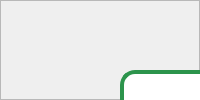
               <widget class="QWidget" name="page_2">
                <property name="styleSheet">
                 <string notr="true"/>
                </property>
                <layout class="QVBoxLayout" name="verticalLayout_5">
                 <property name="spacing">
                  <number>0</number>
                 </property>
                 <property name="leftMargin">
                  <number>0</number>
                 </property>
                 <property name="topMargin">
                  <number>0</number>
                 </property>
                 <property name="rightMargin">
                  <number>0</number>
                 </property>
                 <property name="bottomMargin">
                  <number>0</number>
                 </property>
                 <item>
                  <widget class="QFrame" name="frame_7">
                   <property name="styleSheet">
                    <string notr="true"> QLineEdit, QTextEdit, QPlainTextEdit, QSpinBox, QDoubleSpinBox, QDateEdit, QTimeEdit, QComboBox {
   border: 1px solid #2c944c; 
   border-radius: 5px;       
  padding: 2px 5px;        
  background-color: #FFFFFF;
 color: #000000;         
  selection-background-color: #8C8C8C; 
  selection-color: white;  
}
 QLineEdit:focus , QTextEdit:focus,
      QPlainTextEdit:focus, QSpinBox:focus,
      QDoubleSpinBox:focus, QDateEdit:focus,
      QTimeEdit:focus, QComboBox:focus{
 border: 2px solid #8C8C8C; 
 }
 
 QDateEdit, QTimeEdit, QSpinBox,
  QDoubleSpinBox {
   padding-right: 20px;
  } 

QDateEdit::up-button, QTimeEdit::up-button, QSpinBox::up-button,
QDoubleSpinBox::up-button,
QDateEdit::down-button, QTimeEdit::down-button, QSpinBox::down-button,
QDoubleSpinBox::down-button {
subcontrol-origin: padding;
 subcontrol-position: top right;
 width: 20px;
 border-left: 1px solid #A9A9A9;
 }
QDateEdit::down-button, QTimeEdit::down-button, QSpinBox::down-button,
QDoubleSpinBox::down-button {
subcontrol-position: bottom right; 
 }
 QDateEdit::up-button:hover, QTimeEdit::up-button:hover,
 QSpinBox::up-button:hover, QDoubleSpinBox::up-button:hover,
 QDateEdit::down-button:hover, QTimeEdit::down-button:hover,
 QSpinBox::down-button:hover, QDoubleSpinBox::down-button:hover {
  background-color: #E0E0E0;                                             █
   44 }

QDateEdit::up-arrow, QTimeEdit::up-arrow, QSpinBox::up-arrow, QDoubleSpinBox::up-arrow {
image:url(:/img/Imagenes Proyecto/flechaArriba.png);
  width: 10px;
 height: 10px;
 }
QDateEdit::down-arrow, QTimeEdit::down-arrow, QSpinBox::down-arrow, QDoubleSpinBox::down-arrow {
image:url(:/img/Imagenes Proyecto/flechaAbajo.png);
  width: 10px;
 height: 10px;
}
 QComboBox {
 padding-right: 20px; 
 }
 
QComboBox::drop-down {
subcontrol-origin: padding;
subcontrol-position: top right;                                                                                                          ▄
 width: 20px;
 border-left: 1px solid #8CABBD;                                                                                                          █
border-top-right-radius: 5px;
 border-bottom-right-radius: 5px;
}
QComboBox::drop-down:hover {
 background-color: #E0E0E0;
 }
QComboBox::down-arrow {
image:url(:/img/Imagenes Proyecto/flechaAbajo.png);
  width: 10px;
 height: 10px;
}
QComboBox QAbstractItemView {
border: 1px solid #A9A9A9;
background-color: white;
 color: #000000;   
  selection-background-color: #00CC99;
}</string>
                   </property>
                   <property name="frameShape">
                    <enum>QFrame::Shape::StyledPanel</enum>
                   </property>
                   <property name="frameShadow">
                    <enum>QFrame::Shadow::Raised</enum>
                   </property>
                   <widget class="QWidget" name="widgetFormulario" native="true">
                    <property name="enabled">
                     <bool>true</bool>
                    </property>
                    <property name="geometry">
                     <rect>
                      <x>120</x>
                      <y>70</y>
                      <width>451</width>
                      <height>551</height>
                     </rect>
                    </property>
                    <property name="styleSheet">
                     <string notr="true">
QWidget#widgetFormulario { 
 
    background-color: white; 
    border: 4px solid #2c944c; 
    border-radius: 15px; 

    padding: 0px; 
}</string>
                    </property>
                    <widget class="QWidget" name="formLayoutWidget">
                     <property name="geometry">
                      <rect>
                       <x>30</x>
                       <y>50</y>
                       <width>391</width>
                       <height>231</height>
                      </rect>
                     </property>
                     <layout class="QFormLayout" name="formLayout_3">
                      <property name="sizeConstraint">
                       <enum>QLayout::SizeConstraint::SetNoConstraint</enum>
                      </property>
                      <item row="0" column="0">
                       <widget class="QLabel" name="nombreLabel">
                        <property name="font">
                         <font>
                          <pointsize>10</pointsize>
                         </font>
                        </property>
                        <property name="styleSheet">
                         <string notr="true">QLabel {
    color: black;

    background-color: white;
    padding: 2px;
}
</string>
                        </property>
                        <property name="text">
                         <string>Nombre</string>
                        </property>
                       </widget>
                      </item>
                      <item row="0" column="1">
                       <widget class="QLineEdit" name="lineEdit_nombrePaciente">
                        <property name="font">
                         <font>
                          <pointsize>10</pointsize>
                         </font>
                        </property>
                        <property name="styleSheet">
                         <string notr="true"/>
                        </property>
                       </widget>
                      </item>
                      <item row="1" column="0">
                       <widget class="QLabel" name="fechaLabel">
                        <property name="font">
                         <font>
                          <pointsize>10</pointsize>
                         </font>
                        </property>
                        <property name="styleSheet">
                         <string notr="true">QLabel {
    /* Define el color del texto */
    color: black;
    
    /* Define el color de fondo como blanco */
    background-color: white;
    
    /* Opcional: Esto asegura que el fondo blanco se aplique completamente */
    padding: 2px;
}</string>
                        </property>
                        <property name="text">
                         <string>Fecha de nacimiento</string>
                        </property>
                       </widget>
                      </item>
                      <item row="1" column="1">
                       <widget class="QDateEdit" name="dateEdit_fechaNacimiento">
                        <property name="font">
                         <font>
                          <pointsize>10</pointsize>
                         </font>
                        </property>
                        <property name="styleSheet">
                         <string notr="true">color: rgb(0, 0, 0);


    </string>
                        </property>
                       </widget>
                      </item>
                      <item row="2" column="0">
                       <widget class="QLabel" name="cedulaLabel">
                        <property name="font">
                         <font>
                          <pointsize>10</pointsize>
                         </font>
                        </property>
                        <property name="styleSheet">
                         <string notr="true">QLabel {
    /* Define el color del texto */
    color: black;
    
    /* Define el color de fondo como blanco */
    background-color: white;
    
    /* Opcional: Esto asegura que el fondo blanco se aplique completamente */
    padding: 2px;
}</string>
                        </property>
                        <property name="text">
                         <string>Cedula</string>
                        </property>
                       </widget>
                      </item>
                      <item row="2" column="1">
                       <widget class="QLineEdit" name="lineEdit_cedula">
                        <property name="font">
                         <font>
                          <pointsize>10</pointsize>
                         </font>
                        </property>
                        <property name="styleSheet">
                         <string notr="true"/>
                        </property>
                       </widget>
                      </item>
                      <item row="3" column="0">
                       <widget class="QLabel" name="sexoLabel">
                        <property name="font">
                         <font>
                          <pointsize>10</pointsize>
                         </font>
                        </property>
                        <property name="styleSheet">
                         <string notr="true">QLabel {

    color: black;
    
    background-color: white;
    
    padding: 2px;
}</string>
                        </property>
                        <property name="text">
                         <string>Sexo</string>
                        </property>
                       </widget>
                      </item>
                      <item row="3" column="1">
                       <widget class="QComboBox" name="comboBox_sexo">
                        <property name="font">
                         <font>
                          <pointsize>10</pointsize>
                         </font>
                        </property>
                        <property name="styleSheet">
                         <string notr="true">color: rgb(0, 0, 0);</string>
                        </property>
                        <item>
                         <property name="text">
                          <string>Seleccionar:</string>
                         </property>
                        </item>
                        <item>
                         <property name="text">
                          <string>Masculino</string>
                         </property>
                        </item>
                        <item>
                         <property name="text">
                          <string>Femenino</string>
                         </property>
                        </item>
                       </widget>
                      </item>
                      <item row="4" column="0">
                       <widget class="QLabel" name="numDeTelefonoLabel">
                        <property name="font">
                         <font>
                          <pointsize>10</pointsize>
                         </font>
                        </property>
                        <property name="styleSheet">
                         <string notr="true">QLabel {
    /* Define el color del texto */
    color: black;
    
    /* Define el color de fondo como blanco */
    background-color: white;
    
    /* Opcional: Esto asegura que el fondo blanco se aplique completamente */
    padding: 2px;
}</string>
                        </property>
                        <property name="text">
                         <string>Num. de telefono</string>
                        </property>
                       </widget>
                      </item>
                      <item row="4" column="1">
                       <widget class="QLineEdit" name="lineEdit_telefono">
                        <property name="font">
                         <font>
                          <pointsize>10</pointsize>
                         </font>
                        </property>
                        <property name="styleSheet">
                         <string notr="true"/>
                        </property>
                       </widget>
                      </item>
                      <item row="5" column="0">
                       <widget class="QLabel" name="direccionLabel">
                        <property name="font">
                         <font>
                          <pointsize>10</pointsize>
                         </font>
                        </property>
                        <property name="styleSheet">
                         <string notr="true">QLabel {
    color: black;
    background-color: white;
    padding: 2px;
}</string>
                        </property>
                        <property name="text">
                         <string>Direccion</string>
                        </property>
                       </widget>
                      </item>
                      <item row="5" column="1">
                       <widget class="QLineEdit" name="lineEdit_direccion">
                        <property name="font">
                         <font>
                          <pointsize>10</pointsize>
                         </font>
                        </property>
                        <property name="styleSheet">
                         <string notr="true"/>
                        </property>
                       </widget>
                      </item>
                      <item row="6" column="0">
                       <widget class="QLabel" name="correoElectronicoLabel">
                        <property name="font">
                         <font>
                          <pointsize>10</pointsize>
                         </font>
                        </property>
                        <property name="styleSheet">
                         <string notr="true">QLabel {
    /* Define el color del texto */
    color: black;
    
    /* Define el color de fondo como blanco */
    background-color: white;
    
    /* Opcional: Esto asegura que el fondo blanco se aplique completamente */
    padding: 2px;
}</string>
                        </property>
                        <property name="text">
                         <string>Correo electronico</string>
                        </property>
                       </widget>
                      </item>
                      <item row="6" column="1">
                       <widget class="QLineEdit" name="lineEdit_correo">
                        <property name="font">
                         <font>
                          <pointsize>10</pointsize>
                         </font>
                        </property>
                        <property name="styleSheet">
                         <string notr="true"/>
                        </property>
                       </widget>
                      </item>
                     </layout>
                    </widget>
                    <widget class="QWidget" name="formLayoutWidget_2">
                     <property name="geometry">
                      <rect>
                       <x>30</x>
                       <y>320</y>
                       <width>391</width>
                       <height>171</height>
                      </rect>
                     </property>
                     <layout class="QFormLayout" name="formLayout">
                      <property name="sizeConstraint">
                       <enum>QLayout::SizeConstraint::SetDefaultConstraint</enum>
                      </property>
                      <item row="0" column="0">
                       <widget class="QLabel" name="fechaDeConsultaLabel">
                        <property name="font">
                         <font>
                          <pointsize>10</pointsize>
                         </font>
                        </property>
                        <property name="styleSheet">
                         <string notr="true">QLabel {
    /* Define el color del texto */
    color: black;
    
    /* Define el color de fondo como blanco */
    background-color: white;
    
    /* Opcional: Esto asegura que el fondo blanco se aplique completamente */
    padding: 2px;
}</string>
                        </property>
                        <property name="text">
                         <string>Fecha de consulta:</string>
                        </property>
                       </widget>
                      </item>
                      <item row="0" column="1">
                       <widget class="QDateEdit" name="dateEdit_fechaConsulta">
                        <property name="font">
                         <font>
                          <pointsize>10</pointsize>
                         </font>
                        </property>
                        <property name="styleSheet">
                         <string notr="true">	color: rgb(0, 0, 0);
</string>
                        </property>
                       </widget>
                      </item>
                      <item row="1" column="0">
                       <widget class="QLabel" name="horaLabel">
                        <property name="font">
                         <font>
                          <pointsize>10</pointsize>
                         </font>
                        </property>
                        <property name="styleSheet">
                         <string notr="true">QLabel {

    color: black;

    background-color: white;

    padding: 2px;
}</string>
                        </property>
                        <property name="text">
                         <string>Hora</string>
                        </property>
                       </widget>
                      </item>
                      <item row="1" column="1">
                       <widget class="QTimeEdit" name="timeEdit_hora">
                        <property name="font">
                         <font>
                          <pointsize>10</pointsize>
                         </font>
                        </property>
                        <property name="styleSheet">
                         <string notr="true">color: rgb(0, 0, 0);</string>
                        </property>
                       </widget>
                      </item>
                      <item row="2" column="0">
                       <widget class="QLabel" name="especialidadLabel">
                        <property name="font">
                         <font>
                          <pointsize>10</pointsize>
                         </font>
                        </property>
                        <property name="styleSheet">
                         <string notr="true">QLabel {

    color: black;

    background-color: white;
 
    padding: 2px;
}</string>
                        </property>
                        <property name="text">
                         <string>Especialidad</string>
                        </property>
                       </widget>
                      </item>
                      <item row="2" column="1">
                       <widget class="QComboBox" name="comboBox_especialidad">
                        <property name="font">
                         <font>
                          <pointsize>10</pointsize>
                         </font>
                        </property>
                        <property name="styleSheet">
                         <string notr="true">color: rgb(0, 0, 0);</string>
                        </property>
                        <item>
                         <property name="text">
                          <string>Especialidad:</string>
                         </property>
                        </item>
                        <item>
                         <property name="text">
                          <string>Traumatologia</string>
                         </property>
                        </item>
                        <item>
                         <property name="text">
                          <string>Pediatria</string>
                         </property>
                        </item>
                        <item>
                         <property name="text">
                          <string>Cardiologia</string>
                         </property>
                        </item>
                        <item>
                         <property name="text">
                          <string>Odontologia</string>
                         </property>
                        </item>
                       </widget>
                      </item>
                      <item row="3" column="0">
                       <widget class="QLabel" name="especialistaLabel">
                        <property name="font">
                         <font>
                          <pointsize>10</pointsize>
                         </font>
                        </property>
                        <property name="styleSheet">
                         <string notr="true">QLabel {
    /* Define el color del texto */
    color: black;
    
    /* Define el color de fondo como blanco */
    background-color: white;
    
    /* Opcional: Esto asegura que el fondo blanco se aplique completamente */
    padding: 2px;
}</string>
                        </property>
                        <property name="text">
                         <string>Especialista</string>
                        </property>
                       </widget>
                      </item>
                      <item row="3" column="1">
                       <widget class="QComboBox" name="comboBox_especialista">
                        <property name="font">
                         <font>
                          <pointsize>10</pointsize>
                         </font>
                        </property>
                        <property name="styleSheet">
                         <string notr="true">color: rgb(0, 0, 0);</string>
                        </property>
                        <item>
                         <property name="text">
                          <string>Especialista:</string>
                         </property>
                        </item>
                        <item>
                         <property name="text">
                          <string/>
                         </property>
                        </item>
                       </widget>
                      </item>
                      <item row="4" column="0">
                       <widget class="QLabel" name="motivoLabel">
                        <property name="font">
                         <font>
                          <pointsize>10</pointsize>
                         </font>
                        </property>
                        <property name="styleSheet">
                         <string notr="true">QLabel {
    /* Define el color del texto */
    color: black;
    
    /* Define el color de fondo como blanco */
    background-color: white;
    
    /* Opcional: Esto asegura que el fondo blanco se aplique completamente */
    padding: 2px;
}</string>
                        </property>
                        <property name="text">
                         <string>Motivo (opcional)</string>
                        </property>
                       </widget>
                      </item>
                      <item row="4" column="1">
                       <widget class="QLineEdit" name="textEdit_motivo">
                        <property name="font">
                         <font>
                          <pointsize>10</pointsize>
                         </font>
                        </property>
                        <property name="styleSheet">
                         <string notr="true"/>
                        </property>
                       </widget>
                      </item>
                     </layout>
                    </widget>
                    <widget class="QPushButton" name="pushButton_guardarCita">
                     <property name="geometry">
                      <rect>
                       <x>200</x>
                       <y>500</y>
                       <width>59</width>
                       <height>26</height>
                      </rect>
                     </property>
                     <property name="sizePolicy">
                      <sizepolicy hsizetype="Minimum" vsizetype="Fixed">
                       <horstretch>0</horstretch>
                       <verstretch>0</verstretch>
                      </sizepolicy>
                     </property>
                     <property name="styleSheet">
                      <string notr="true">QPushButton{
color: rgb(0, 0, 0);
border-radius: 5px;      
border: 1px solid #707070; 
background: transparent;
color: #ffff;
padding:4px;
text-align: center;
}

QPushButton:hover{
background: rgb(143, 253, 158)
}</string>
                     </property>
                     <property name="text">
                      <string>Guardar</string>
                     </property>
                    </widget>
                    <widget class="QLabel" name="label_2">
                     <property name="geometry">
                      <rect>
                       <x>10</x>
                       <y>290</y>
                       <width>431</width>
                       <height>20</height>
                      </rect>
                     </property>
                     <property name="font">
                      <font>
                       <family>Verdana</family>
                       <pointsize>12</pointsize>
                      </font>
                     </property>
                     <property name="styleSheet">
                      <string notr="true">QLabel {

    color: black;
    
    background-color: white;

    padding: 2px;
}</string>
                     </property>
                     <property name="text">
                      <string>Datos de Consulta</string>
                     </property>
                     <property name="alignment">
                      <set>Qt::AlignmentFlag::AlignCenter</set>
                     </property>
                    </widget>
                    <widget class="QLabel" name="label_3">
                     <property name="geometry">
                      <rect>
                       <x>10</x>
                       <y>20</y>
                       <width>431</width>
                       <height>20</height>
                      </rect>
                     </property>
                     <property name="font">
                      <font>
                       <family>Verdana</family>
                       <pointsize>12</pointsize>
                      </font>
                     </property>
                     <property name="styleSheet">
                      <string notr="true">QLabel {
    color: black;
    
    background-color: white;

    padding: 2px;
}</string>
                     </property>
                     <property name="text">
                      <string>Datos Personales</string>
                     </property>
                     <property name="alignment">
                      <set>Qt::AlignmentFlag::AlignCenter</set>
                     </property>
                    </widget>
                   </widget>
                   <widget class="QLabel" name="label_16">
                    <property name="geometry">
                     <rect>
                      <x>250</x>
                      <y>20</y>
                      <width>211</width>
                      <height>31</height>
                     </rect>
                    </property>
                    <property name="font">
                     <font>
                      <family>MS Reference Sans Serif</family>
                      <pointsize>18</pointsize>
                      <bold>false</bold>
                     </font>
                    </property>
                    <property name="styleSheet">
                     <string notr="true">
color: rgb(44, 148, 76);</string>
                    </property>
                    <property name="text">
                     <string>Formulario</string>
                    </property>
                    <property name="alignment">
                     <set>Qt::AlignmentFlag::AlignCenter</set>
                    </property>
                   </widget>
                  </widget>
                 </item>
                </layout>
               </widget>
